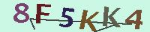
#> input picture icp_project/VerifyCode-master/VerifyCode-master/img_data/8F5KK4.png, 150 x 32 px; its folder holds only this picture in this run
$ python Img.py   (older library calls are emulated)
#> lines starting #> are read from the running program, lines starting #| are printed output that depends on the picture; after the words box and inside, x2 and y2 are one past the last pixel; in counts of white or black regions, pixels touching at a corner belong together
#!/usr/bin/python
# coding: utf-8
import logging
import timeit, random, time, requests, os
from PIL import Image, ImageDraw
from PIL import ImageEnhance
from PIL import ImageFilter
import pytesseract
from Crack import *

GET_PATH = "./img_data/"  # 下载图片保存路径
GET_URL = ""
GET_NUMBER = 10  # 下载图片数量
EDIT_PATH = './Edit/'  # 灰度图目录
EDIT_NAME = ''  # 保存灰度图名称
MODIF = './MODIF/'  # 去掉干扰线后保存路径
VAL_IMG = 0  # 去掉干扰线后保存名称
CUTTING = './Cutting/'  # 临时保存
Iconset = './Record/'  # 数据存储
ico = ['0', '1', '2', '3', '4', '5', '6', '7', '8', '9', 'a', 'b', 'c', 'd', 'e', 'f', 'g', 'h', 'i', 'j', 'k', 'l',
       'm', 'n', 'o', 'p', 'q', 'r', 's', 't', 'u', 'v', 'w', 'x', 'y', 'z']


class Img(object):
    """
    处理图片，灰度。二值化，去噪点，并切割后放入临时的./Cutting/文件下
    """
    def get_img_code(self):
        '''
        获取验证码图片
        :return: None
        '''
        get_img_start = time.time()
        if os.path.isdir(GET_PATH):
            pass
        else:
            mkdir = os.makedirs(GET_PATH)
            print('下载目录不存在，创建目录中----------')
            print('下载目录创建成功，目录名->' + GET_PATH)
        if GET_URL != '':
            print("获取下载链接成功---------")
            print("开始下载验证码")
            for i in range(0, GET_NUMBER):
                print("下载第" + str(i) + "张验证码")
                filePath = GET_PATH + str(i) + '.jpg'
                Get_img = requests.get(GET_URL)
                with open(filePath, 'bw') as f:
                    f.write(Get_img.content)
            get_img_end = time.time()
            print("已完成，共下载" + str(GET_NUMBER) + "张验证码---------")
            print("执行时间 %f m" % (get_img_end - get_img_start))

        else:
            print('验证码下载地址为空')
            exit()

    def handle_verify(self):
        '''
        获取图片并开始处理图片，灰度，二值化验证码图片
        :return:
        '''
        info_len = 0
        han_img_start = time.time()
        print('开始处理图片')
        threshold = 140
        table = []
        for i in range(256):
            if i < threshold:
                table.append(0)
            else:
                table.append(1)

        img_list = os.listdir(GET_PATH)
        print("获取图片总数，-》" + str(len(img_list)))
        if os.path.isdir(EDIT_PATH):
            pass
        else:
            mkdir = os.makedirs(EDIT_PATH)
            print('保存灰度图目录不存在，创建目录中----------')
            print('保存灰度图目录创建成功，目录名->' + EDIT_PATH)
        for i in range(0, len(img_list)):
            info_len += 1
            print("正在处理第" + str(i + 1) + '张验证码')
            ini_time = int(time.time())
            edit_img_name = random.randint(0, ini_time)

            im = Image.open(GET_PATH + img_list[i])
#> im is the input picture: PIL image 150x32 RGBA; mean R, G, B, A 178.4, 205.9, 191.4, 255
            imgry = im.convert('L')
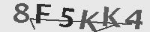
#> imgry: PIL image 150x32 L; min 31, max 245, mean 196
            out = imgry.point(table, '1')
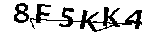
#> out: PIL image 150x32 1; 78.5% white; 2 black regions, box (x1, y1, x2, y2) and area: (30, 4, 142, 32) 869, (14, 3, 29, 23) 164
            EDIT_NAME = EDIT_PATH + str(edit_img_name) + '.jpg'
            # 灰度处理，二值化处理后，存放在edit目录下
            out.save(EDIT_NAME)
            # 获取生产的心图片，并处理
            self.resize_img(EDIT_NAME)
#> in resize_img, `out = img.resize((new_width, new_height), Image.ANTIALIAS)`:
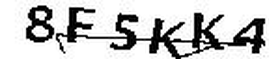
#> out: PIL image 280x59 L; min 0, max 255, mean 198.6
            # self.MODIFyImg(EDIT_NAME)
        han_img_end = time.time()
        print("图片转换完成，耗时 %f m， 共转换 %s 张" % (han_img_end - han_img_start, info_len))

    def modify_img(self, img_name):
        """
        修改图片，去除验证码中的线条等
        :param img_name: 图片地址
        :return:
        """
#> called with img_name = './Edit/827307999.jpg'

        global VAL_IMG
        # 为即将要去除干扰线的文件定名称。已1,2，3，。。数字命名
        VAL_IMG += 1
        if VAL_IMG <= 1:
            print('准备去除验证码干扰线----------')
            if os.path.isdir(MODIF):
                pass
            else:
                mkdir = os.makedirs(MODIF)
                print('保存去除验证码图片目录不存在，创建目录中----------')
                print('保存去除验证码图片目录创建成功，目录名->' + MODIF)
        else:
            pass

        img = Image.open(img_name)
#> img: PIL image 280x59 L
        # 中值滤波滤镜处理后，使某一像素中的值更加接近该点邻域中的值
        img = img.filter(ImageFilter.MedianFilter())
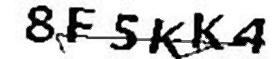
#> img: PIL image 280x59 L; min 0, max 255, mean 198.9
        # 曾强图像的对比度，
        enhancer = ImageEnhance.Contrast(img)
        # 0.1--2表示对比度由依次增大
        img = enhancer.enhance(2)
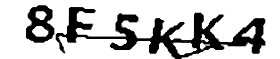
#> img: PIL image 280x59 L; min 0, max 255, mean 194.4
        # 灰度公式L = 0.299 R +  0.587 G + 0.114 B
        # PIL中有九种不同模式，分别为1，L，P，RGB，RGBA，CMYK，YCbCr，I，F
        # 模式为1 时 0表示黑，255表示白色，每个像素8bit
        img = img.convert('1')
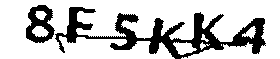
#> img: PIL image 280x59 1; 76.3% white; 2 black regions, box (x1, y1, x2, y2) and area: (55, 7, 266, 59) 3306, (26, 5, 55, 43) 614

        width, height = img.size
#> width = 280; height = 59
        data = []
        # 遍历像素，获取[[0,1,0,1,0],[],[],[]]类似的二维数组，白色标记为1，黑色标记为0
        for i in range(height):
            tmp = []
            for j in range(width):
                if (img.getpixel((j, i)) == 255):
                    tmp.append(1)
                else:
                    tmp.append(0)
            data.append(tmp)
        # 创建一张图片P，尺寸为img.size, color=255白色
        img2 = Image.new("P", img.size, 255)
#> img2: PIL image 280x59 P; every value is 0
        for y in range(height):
            # data
            for a in range(len(data[y])):
                o = y + 1
                t = y + 2
                # s = y+3
                z = a + 1
                x = a + 2
                try:
                    # 判断该像素点周围的像素点对应的值，如果，都是0则设置为1
                    # 可以增加这个判断and data[s][a] == 0条件
                    if data[o][a] == 0 and data[t][a] == 0 and data[y][z] == 0 and data[y][x] == 0:
                        # and data[s][a] == 0
                        # 设置像素点的值为1
                        img2.putpixel((a, y), 1)
                        # 以数字为文件名保存
                        img2.save(MODIF + str(VAL_IMG) + '.png')
                except Exception as e:
                    logging.info(' setting pixel, or save file:', e)
                    pass
        img2_path = MODIF + str(VAL_IMG) + '.png'
        # 打开保存的文件
        image = Image.open(img2_path)
        # 灰度处理
        image = image.convert("L")
#> image: PIL image 280x59 L; every value is 0
        # 去除噪点53：像素参照值，4：比参照值小的个数的阀值
        self.clearNoise(image, 53, 4, 8)
#> the loop in clearNoise, `for i in range(0, Z):` made 8 passes
        # 保存文件（覆盖）
        image.save(img2_path)
        # image.show()
        # 切割文件
        self.img_cutting(img2_path)

    def get_crop_site(self, img):
        """
        获取截图所需要的四个点
        :param img_name:
        :return:
        """
        letters = []
        inletter_w = False
        inletter_h = False
        foundletter_w = False
        foundletter_h = False
        start = [0, 0]
        end = [0, 0]

        for x in range(img.size[0]):
            for y in range(img.size[1]):
                pix = img.getpixel((x, y))
                if pix != 255:
                    inletter_w = True
            if foundletter_w == False and inletter_w == True:
                foundletter_w = True
                start[0] = x
            if foundletter_w == True and inletter_w == False:
                foundletter_w = False
                end[0] = x
                # 如果宽度太小，则跳过
                if end[0] - start[0] < 10:
                    continue
                # 当找到最小宽度后，再找最小高度
                for h in range(img.size[1]):
                    for w in range(start[0], end[0] + 1):
                        pix = img.getpixel((w, h))
                        if pix != 255:
                            inletter_h = True

                        if foundletter_h == False and inletter_h == True:
                            foundletter_h = True
                            start[1] = h
                        if foundletter_h == True and inletter_h == False:
                            foundletter_h = False
                            end[1] = h
                            # 如果高度小于20 则跳过
                            if end[1] - start[1] < 20:
                                continue
                            # 如果宽度太宽，> 50 或者 > 90
                            if end[0] - start[0] > 50:
                                # 分2块切割
                                width = (end[0] - start[0]) // 2
                                letters.extend([(start, [start[0] - width, end[1]]),
                                                ([start[0] - width, start[1]], end)])
                            elif end[0] - start[0] > 90:
                                # 分3块切割
                                width = (end[0] - start[0]) // 3
                                letters.extend([(start, [start[0] + width, end[1]]),
                                                ([start[0] + width, start[1]], [start[0] + 2 * width, end[1]]),
                                                ([start[0] + 2 * width, start[1]], end)])
                            else:
                                letters.append((start, end))
                    inletter_h = False
            inletter_w = False

        return letters

    def img_cutting(self, img_name):
        global VAL_IMG
        if VAL_IMG <= 1:
            if os.path.isdir(CUTTING):
                pass
            else:
                mkdir = os.makedirs(CUTTING)
                print('临时保存目录不存在，创建目录中----------')
                print('临时保存图目录创建成功，目录名->' + CUTTING)

        inletter = False
        foundletter = False
        start = 0
        end = 0
        # 字母列表集
        letters = []

        # 打开 灰度，和二值化处理的图片
        img = Image.open(img_name)

        # [27 lines of commented-out code are left out]
        letters = self.get_crop_site(img)

        for letter in letters:
            ini_time = int(time.time())
            code_img_name = random.randint(0, ini_time)
            # 截图，（起始点的横坐标，起始点的纵坐标，宽度，高度）
            img2 = img.crop((letter[0][0], letter[0][1], letter[1][0], letter[1][1]))
            save_path = CUTTING + str(code_img_name) + '.png'
            # 将截图保存下来
            img2.save(save_path)
#> this loop made 0 passes

    def resize_img(self, img_path):
        '''
        重新处理图片的尺寸，设置图片地产宽度280，高度根据原始图片等比例缩放
        :param img_path: 图片地址
        :return:
        '''
        img = Image.open(img_path)
        width, height = img.size
        new_width = 280
        new_height = int(height * new_width / width)
        # 等b比例重新定义图片大小
        out = img.resize((new_width, new_height), Image.ANTIALIAS)
        # 获取文件拓展名
        ext = os.path.splitext(img_path)[1]
        out.save(img_path, quality=95)
        # 转变图片
        self.modify_img(img_path)

    def get_pixel(self, image, x, y, G, N):
        '''
        获取目标点的像素值G=53，N=4
        :param image:
        :param x:
        :param y:
        :param G：
        :param N:用来判断目标周围点的像素小于G的个数的阀值
        :return:
        '''
        L = image.getpixel((x, y))
        if L > G:
            L = True
        else:
            L = False

        nearDots = 0
        # 目标点周围8邻域，判断
        if L == (image.getpixel((x - 1, y - 1)) > G):
            nearDots += 1
        if L == (image.getpixel((x - 1, y)) > G):
            nearDots += 1
        if L == (image.getpixel((x - 1, y + 1)) > G):
            nearDots += 1
        if L == (image.getpixel((x, y - 1)) > G):
            nearDots += 1
        if L == (image.getpixel((x, y + 1)) > G):
            nearDots += 1
        if L == (image.getpixel((x + 1, y - 1)) > G):
            nearDots += 1
        if L == (image.getpixel((x + 1, y)) > G):
            nearDots += 1
        if L == (image.getpixel((x + 1, y + 1)) > G):
            nearDots += 1

        if nearDots < N:
            # 若是小与阀值N，则将目标上方点返回出去
            return image.getpixel((x, y - 1))
        else:
            return None

    def clearNoise(self, image, G, N, Z):

        '''
        清除噪点 self.clearNoise(image, 53, 4, 8)
        :param image:
        :param G:
        :param N:
        :param Z:
        :return:
        '''
        # 创建绘图工具
        draw = ImageDraw.Draw(image)
        for i in range(0, Z):
            for x in range(1, image.size[0] - 1):
                for y in range(1, image.size[1] - 1):
                    # 获取图像image（x, y）的颜色像素值0-255，
                    color = self.get_pixel(image, x, y, G, N)
                    if color != None:
                        #描点
                        draw.point((x, y), color)

    def class_dir(self):
        for j in range(len(ico)):
            file_name = Iconset + str(ico[j])
            os.mkdir(file_name)


if __name__ == '__main__':
    img = Img()
    # Img.get_img_code()
    img.handle_verify()
    # Img.class_dir()
